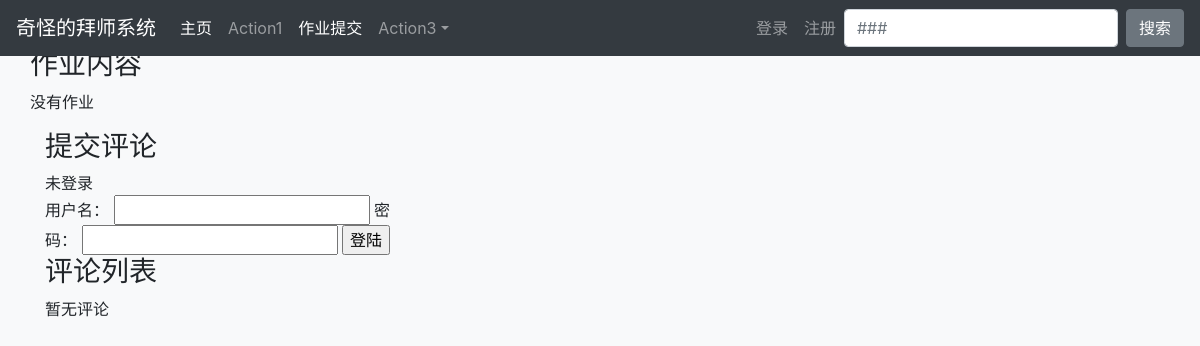
Page /user/homework/ on the earlier database version.
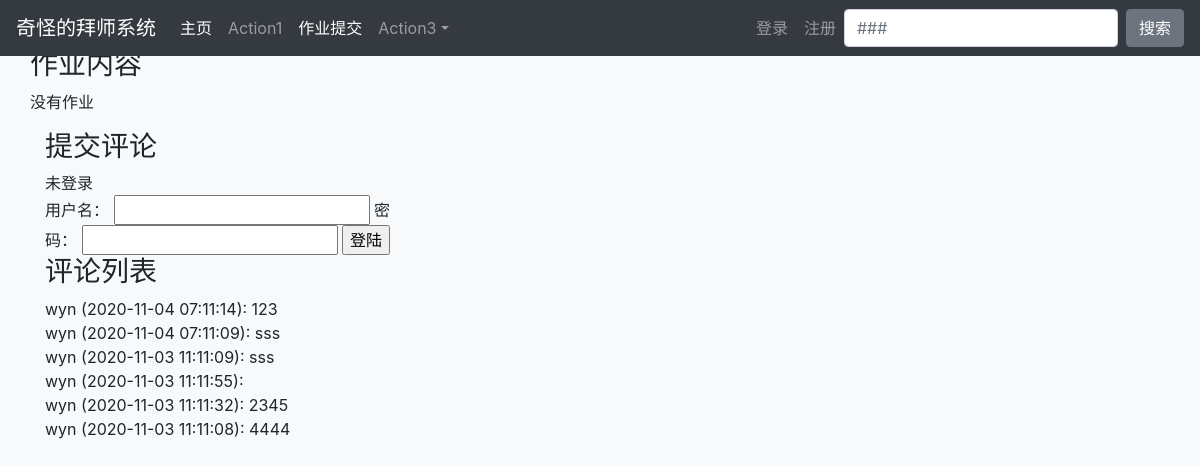
Same page on the later database version.
### Apprenticeship/models.py (models this page shows, shortened)
class Homework(models.Model):
    relationship_id = models.ForeignKey(Relationship, on_delete=models.DO_NOTHING)
    content = models.CharField(max_length=100)

### comment/models.py (models this page shows)
class Comment(models.Model):
    content_object = models.ForeignKey(Homework, on_delete=models.DO_NOTHING)
    text = models.TextField()
    comment_time = models.DateTimeField(auto_now_add=True)
    user = models.ForeignKey(User, on_delete=models.DO_NOTHING)
    class Meta:
        ordering = ['-comment_time']

### user/views.py (the view)
# urls.py: path('homework/', views.homework, name='homework'),
def homework(request):
    homework1 = get_object_or_404(Homework, pk=1)
    comments = Comment.objects.all()
    context = {}
    context['user'] = request.user
    context['comments'] = comments
    context['homework'] = homework1
    return render(request, 'user/homework.html', context)

### user/templates/user/homework.html (shortened to what this page needs)
{% extends 'base.html' %}
{% block homeworkActive %}active{% endblock %}
{% block content %}
        <div class="container">
            <div class="row">
                <div class="col-xs-10 col-xs-offset-1">
                     <h3>作业内容</h3>
                    <p>{{ homework.content}}</p>
                </div>
            </div>
            <div class="row">
                <div class="col-md-4 col-xs-offset-1">
                    <div class="comment-area">
                        <h3 class="comment-area-title">提交评论</h3>
                        {% if user.is_authenticated %}
                            <form action="{% url 'update_comment' %}" method="Post" style="overflow:hidden1">
                                {% csrf_token %}
                                <div class="form-group">
                                    <label for="comment_text">{{user.name}}欢迎评论</label>
                                    <textarea id="comment_text" class="form-control" name="text" rows="4"></textarea>
                                </div>
                                <input type="hidden" name="homework_id" value="{{ homework.pk }}">
                                <input type="submit" value="评论" class="btn btn-primary" style="float:right">
                            </form>
                        {% else %}
                            未登录
                            <form action="{% url 'login' %}" method="POST">
                                <span>用户名：</span>
                                <input type="text" name="username">
                                <span>密码：</span>
                                <input type="password" name="password">
                                <input type="submit" value="登陆">
                            </form>
                        {% endif %}
                    </div>
                    <div class="comment-area">
                        <h3 class="comment-area-title">评论列表</h3>
                        {% for comment in comments %}
                            <div>
                                {{ comment.user }}
                                ({{ comment.comment_time|date:"Y-m-d H:n:s" }}):
                                {{ comment.text }}
                            </div>
                        {% empty %}
                            暂无评论
                        {% endfor %}
                    </div>
                </div>
            </div>
        </div>
{% endblock %}

### templates/base.html (shortened to what this page needs)
{% load staticfiles %}
<!DOCTYPE html>
<html lang="zh-CN">
<head>
    <link rel="stylesheet" href="{% static 'bootstrap-4.5.0-dist/css/bootstrap.min.css' %}">
</head>
<body class="bg-light">
    <nav class="navbar navbar-expand-md navbar-dark bg-dark fixed-top">
        <a class="navbar-brand" href="#">奇怪的拜师系统</a>
        <div class="collapse navbar-collapse" id="navbarsExampleDefault">
            <ul class="navbar-nav mr-auto">
            <li class="nav-item active">
                <a class="nav-link {% block homeActive %}{% endblock %}" href="{% url 'home' %}">主页 <span class="sr-only">(current)</span></a>
            </li>
            <li class="nav-item">
                <a class="nav-link" href="#">Action1<span class="sr-only">(current)</span></a>
            </li>
            <li class="nav-item">
                <a class="nav-link {% block homeworkActive %}{% endblock %}" href="{% url 'homework' %}">作业提交<span class="sr-only">(current)</span></a>
            </li>
            <li class="nav-item dropdown">
                <a class="nav-link dropdown-toggle " href="#" id="dropdown01" data-toggle="dropdown" aria-haspopup="true" aria-expanded="false">Action3</a>
            </li>
            </ul>
            <ul class="nav navbar-nav">
            {% if not user.is_authenticated %}
                    <li class="nav-item">
                    <a class="nav-link" href="{% url 'login' %}?from={{ request.get_full_path }}">登录</a>
                    </li>
                    <li class="nav-item">
                    <a class="nav-link" href="{% url 'register' %}?from={{ request.get_full_path }}">注册</a>
                    </li>
            {% endif %}
            </ul>
            <form class="form-inline my-2 my-lg-0" action="#">
                <div class="form-group">
                    <input class="form-control mr-sm-2" type="text" name="wd" placeholder="###" aria-label="Search">
                </div>
                <button class="btn btn-secondary my-2 my-sm-0" type="submit">搜索</button>
            </form>
        </div>
    </nav>
    <br>
    <br>
    {% block content %}{% endblock %}
</body>
</html>

### templates/base.html (style rules this page uses)
html { height: 100%; }
body { display: flex; flex-direction: column; height: 100%; }

Differences in the rows shown:
added Comment: user "wyn", comment_time "2020-11-04 07:11:14", text "123"
added Comment: user "wyn", comment_time "2020-11-04 07:11:09", text "sss"
added Comment: user "wyn", comment_time "2020-11-03 11:11:09", text "sss"
added Comment: user "wyn", comment_time "2020-11-03 11:11:55"
added Comment: user "wyn", comment_time "2020-11-03 11:11:32", text "2345"
added Comment: user "wyn", comment_time "2020-11-03 11:11:08", text "4444"
Other differences:
text no longer shown: "暂无评论"
